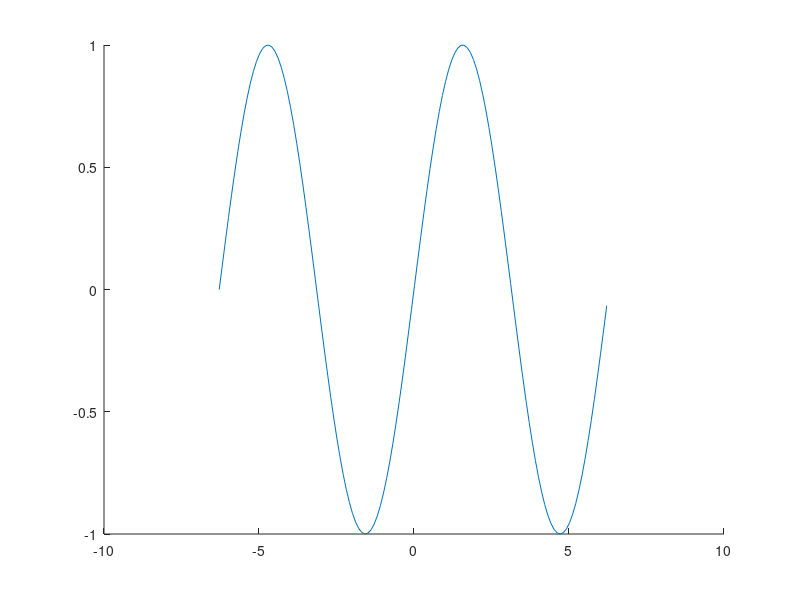

Here is the MATLAB script that generated this plot: (Note: this script raises an error after producing the figure.)
%graficas.m
%Creditos a: Isidro

x = -2*pi:0.1:2*pi;
y = sin(x);
%plot(x,y, "mh--", LineWidth=2, MarkerSize=20, MarkerEdgeColor="k", MarkerFaceColor="c");
%plot(x,y, "mh--", "LineWidth", 2, "MarkerSize", 20, "MarkerEdgeColor", "k", "MarkerFaceColor", "c");
plot(x,y, LineWidth=2, MarkerSize=10, MarkerEdgeColor="k", MarkerFaceColor="c" ...
    ,LineStyle="--", Color=[0 0 0], Marker="h");